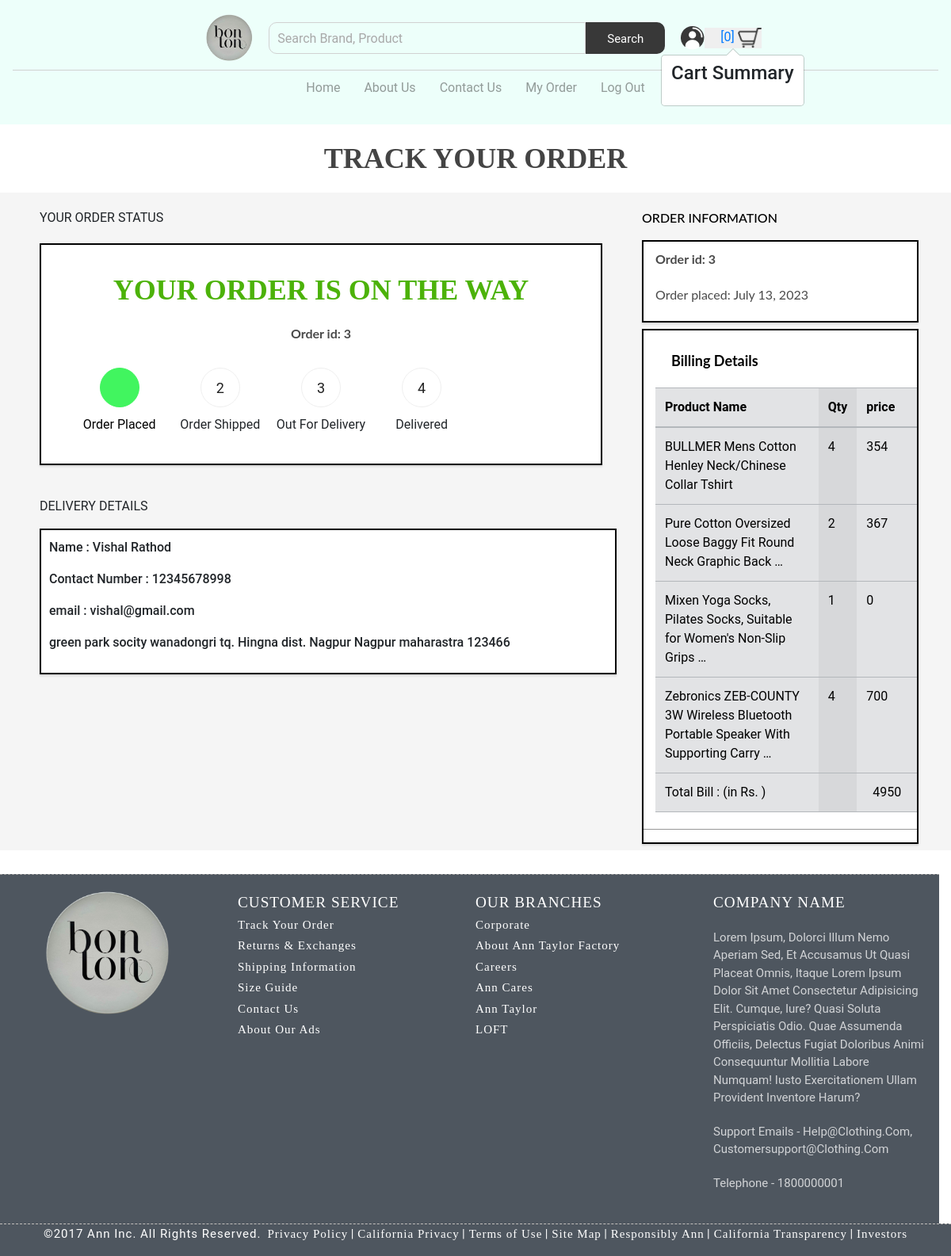
Page /tracker/3 (signed in) on the committed database.
### shop/models.py (models this page shows, shortened)
class Order(models.Model):
    order_id = models.AutoField(primary_key=True)
    user = models.ForeignKey(User, on_delete=models.CASCADE)
    item_json = models.CharField(max_length=5000)
    name = models.CharField(max_length=100)
    email = models.CharField(max_length=100)
    phone = models.CharField(max_length=100)
    address1 = models.CharField(max_length=100)
    address2 = models.CharField(max_length=100)
    city = models.CharField(max_length=100)
    state = models.CharField(max_length=100)
    zip_code = models.CharField(max_length=10)
    order_date = models.DateField(auto_now_add=True)
    order_status = models.CharField(
        max_length=20, choices=ORDER_STATUS, default=ORDER_STATUS[0][0])

### shop/views.py (the view)
# urls.py: path('tracker/<slug:order_id>', tracker, name='tracker'),
@login_required(login_url='login')
def tracker(request, order_id):
    order = Order.objects.get(order_id=order_id)
    parsed_orders = []
    item_json = json.loads(order.item_json)
    key_list = list(item_json.keys())
    total_bill = 0
    for i in key_list:
        quantity = item_json[i][0]
        name = item_json[i][1].strip()
        price = item_json[i][2]
        total_bill += int(price) * int(quantity)
        parsed_orders.append([quantity, name, price])
    return render(request, 'shop/tracker.html', {'order': order, 'product': parsed_orders, 'total_bill': total_bill})

### templates/shop/tracker.html (shortened to what this page needs)
{% extends 'base.html' %}
{% block content %}
<p class="order-successful-text mx-3 my-3"> TRACK YOUR ORDER </p>
<div class="main-div col-md-12 col-lg-12" style="display: flex; margin: auto;">
    <div class="track-order-div col-md-8 col-lg-8 col-sm-12 col-xs-12">
        <p class="arriving-in-header" style="margin-left: 20px;"> YOUR ORDER STATUS </p>
        <div class="order-status-div" style="height: 35vh; padding: 20px; border: 2px solid black;">
            <p class="order-status-text"> YOUR ORDER IS ON THE WAY </p>
            <p class="order-id"> Order id: {{order.order_id}} </p>
            {% if order.order_status == "Order Placed" %}
            <ol id="progress-bar">
                <li class="step-done">Order Placed</li>
                <li class="step-todo">Order Shipped</li>
                <li class="step-todo">Out For Delivery</li>
                <li class="step-todo">Delivered</li>
            </ol>
            {%endif%}
        </div>
        <p class="arriving-in-header" style="margin-left: 20px;"> DELIVERY DETAILS </p>
        <div class="customer-details" style="margin-left: 20px; width: 97%; padding: 10px; border: 2px solid black;">
            <p>Name : {{order.name}}</p>
            <p> Contact Number : {{order.phone}}</p>
            <p>email : {{order.email}}</p>
            <p> {{order.address1}} {{order.address2}} {{order.city}} {{order.state}} {{order.zip_code}}</p>
        </div>
    </div>
    <div class="col-md-4 col-lg-4 col-sm-12 col-xs-12">
        <p class="order-information-header"> ORDER INFORMATION </p>
        <div class="order-information-div" style="width: 97%; border: 2px solid black;">
            <p class="orderId"> Order id: {{order.order_id}} </p>
            <p class="ordered-time"> Order placed: {{order.order_date}} </p>
        </div>
        <div class="item-container-div my-2" style="width: 97%; border: 2px solid black;">
            <ul>
                <li>
                    <div class="item-list-div">
                        <div class="heading"
                            style="display: flex; margin: 20px; font-size: large; font-weight: bolder;">
                            <p> Billing Details</p>
                        </div>
                        <table class="table table-secondary table-striped-columns">
                            <thead>
                                <tr>
                                    <th scope="col">Product Name</th>
                                    <th scope="col">Qty</th>
                                    <th scope="col">price</th>
                                </tr>
                            </thead>
                            <tbody>
                                {% for item in product %}
                                <tr>
                                    <td><a href="" style="text-decoration: none; color: black;">{{ item.1 }}</a></td>
                                    <td>{{ item.0 }}</td>
                                    <td>{{ item.2 }}</td>
                                </tr>
                                {%endfor%}
                                <tr>
                                    <td>Total Bill : (in Rs. )</td>
                                    <td></td>
                                    <td><span class="quantity mx-2" style="float: right;">{{total_bill}}</span></td>
                                </tr>
                            </tbody>
                        </table>
                    </div>
                </li>
            </ul>
        </div>
    </div>
</div>
{% endblock %}

### templates/header.html (style rules this page uses)
* { margin: 0; padding: 0; box-sizing: border-box; font-family: 'roboto', sans-serif; }

### templates/shop/tracker.html (style rules this page uses)
.order-successful-text { font-family: Oswald; font-size: 2.25em; font-weight: bold; color: #444444; text-align: center; }
.arriving-in-header { padding-top: 20px; padding-left: 0px; }
.main-div { background-color: #f5f5f5; }
.order-status-div { background-color: #ffffff; box-shadow: 0 2px 2px 0 rgba(181, 181, 181, 0.5); margin: 20px; }
.order-status-text { text-align: center; margin-top: 10px; font-family: Oswald; font-size: 2.25em; font-weight: bold; text-align: center; color: #4cb209; }
.order-id { text-align: center; font-family: Lato; font-size: 1em; font-weight: bold; text-align: center; color: #4a4a4a; }
.customer-details { box-shadow: 0 2px 2px 0 rgba(181, 181, 181, 0.5); padding-left: 20px; font-family: Lato; font-size: 1em; font-weight: 500; background-color: #ffffff; border-top: solid 1px #979797; padding-top: 10px; }
.order-information-header { font-family: Lato; font-size: 1em; font-weight: 500; color: #000000; margin-top: 20px; }
.order-information-div { box-shadow: 0 2px 2px 0 rgba(181, 181, 181, 0.5); background-color: #ffffff; }
.orderId { font-family: Lato; font-size: 1em; font-weight: bold; color: #4a4a4a; padding-top: 10px; padding-left: 15px; }
.ordered-time { font-family: Lato; font-size: 1em; color: #4a4a4a; padding-top: 5px; padding-left: 15px; padding-bottom: 5px; }
.item-container-div { box-shadow: 0 2px 2px 0 rgba(181, 181, 181, 0.5); background-color: #ffffff; }
.item-container-div ul { list-style-type: none; padding: 0px; }
.item-container-div li { border-bottom: solid 1px #979797; }
.item-container-div p { font-family: Lato; font-size: 1em; color: #000000; padding: 0px; margin: 0px; }
.item-list-div { padding-top: 5px; padding-left: 15px; padding-bottom: 5px; }
#progress-bar { display: table; width: 100%; margin: 0; padding: 15px 15px 0; table-layout: fixed; width: 100%; counter-reset: step; }
#progress-bar li { list-style-type: none; display: table-cell; width: 20%; float: left; font-size: 16px; position: relative; text-align: center; }
#progress-bar li:before { width: 50px; height: 50px; color: #212121; content: counter(step); counter-increment: step; line-height: 50px; font-size: 18px; border: 1px solid #efefef; display: block; text-align: center; margin: 0 auto 10px auto; border-radius: 50%; background-color: #fff; }
#progress-bar li:after { width: 100%; height: 10px; content: ""; position: absolute; background-color: #fff; top: 25px; left: -50%; z-index: -1; }
#progress-bar li:first-child:after { content: none; }
#progress-bar li.step-done { color: #000000; }
#progress-bar li.step-done:before { border-color: #41f55f; background-color: #41f55f; color: #fff; content: ""; font-family: "FontAwesome"; }
#progress-bar li.step-done+li:after { background-color: #41f55f; }

### rows in the picture
Order: order_id "3", name "Vishal Rathod", phone "12345678998", email "vishal@gmail.com", address1 "green park socity wanadongri", address2 "tq. Hingna dist. Nagpur", city "Nagpur", state "maharastra", zip_code "123466", order_date "July 13, 2023"

### other values in the picture
{{ item.1 }} "BULLMER Mens Cotton Henley Neck/Chinese Collar Tshirt" "Pure Cotton Oversized Loose Baggy Fit Round Neck Graphic Back …" "Mixen Yoga Socks, Pilates Socks, Suitable for Women's Non-Slip Grips …" "Zebronics ZEB-COUNTY 3W Wireless Bluetooth Portable Speaker With Supporting Carry …"
{{ item.0 }} "4" "2" "1" "4"
{{ item.2 }} "354" "367" "0" "700"
{{ total_bill }} "4950"
